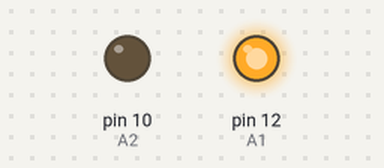
A sketch run on a simulated Arduino Uno, built with avr-gcc and run on an emulated ATmega328P. Parts: output pins drawn as LEDs (lit = HIGH).

Above: at 1.0 s.
At 3.0 s:
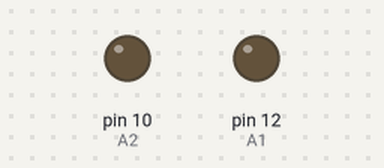
Timing chart, 0 to 5.2 s (numbered marks = the images above):
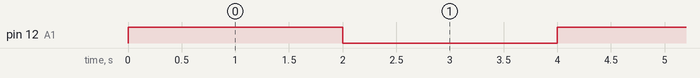

Measured:
- by itself, pin 12 (A1): alternates HIGH for 2.0 s and LOW for 2.0 s

The sketch:

01_MotorDriver_L298N.ino
```cpp
#define A1 12
#define A2 10

void setup()
{
    pinMode(A1, OUTPUT);
    pinMode(A2, OUTPUT);
    Serial.begin(9600);
}

void loop()
{
  digitalWrite(A1, HIGH);
  digitalWrite(A2, LOW);
  delay(2000);

  digitalWrite(A1, LOW);
  digitalWrite(A2, LOW);
  delay(2000);
}
```
